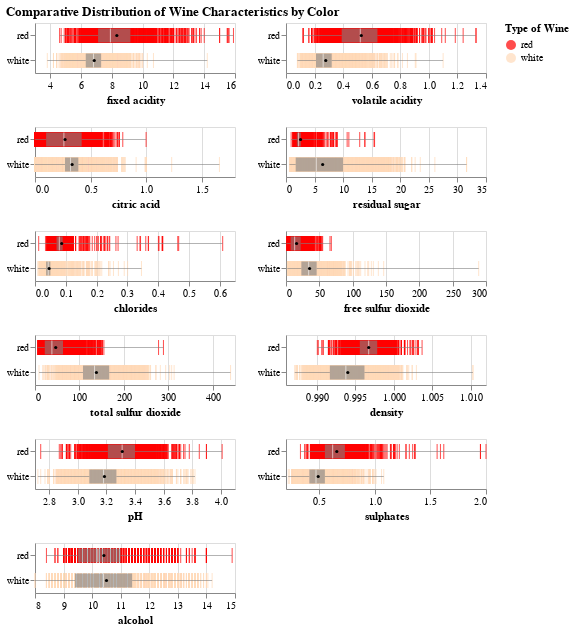

This figure's notebook cell:
### Markdown cell above
The first step of EDA is to generate some histograms to visualize the effects of all numerical variables to the type of wines. By comparing these distributions side by side, we can pinpoint which features exhibit significant variations across the two categories, thereby informing feature selection for predictive modeling. Such visual tools are invaluable as they facilitate an intuitive understanding of complex data relationships, highlight potential factors that could influence the wine's classification, and guide subsequent analytical steps in the data science workflow.

### Code cell
# Detailed Distribution Plot For two types of wine
# Used quantile and tickchart to show distribution of plots \
numeric_cols = wine_train.columns.tolist()[:-2]
alt.data_transformers.enable("vegafusion")

distribution_detail = (
    alt.Chart(wine_train).mark_tick().encode(
    alt.X(alt.repeat(), type="quantitative").scale(zero=False),
    alt.Y("color", title=""),
    alt.Color("color",legend=alt.Legend(title="Type of Wine"), 
              scale=alt.Scale(domain=['red', 'white'], 
              range=['red', 'peachpuff']))) 
+
    alt.Chart(wine_train).mark_boxplot(extent="min-max", color="grey", opacity=0.6).encode(
    alt.X(alt.repeat(), type="quantitative"),
    alt.Y("color", title=""))
+   
    alt.Chart(wine_train).mark_point(filled=True, color="black", size=10).encode(
        alt.X(alt.repeat(), aggregate='mean', type="quantitative"),
        alt.Y("color", title=""))
).properties(
    height=50, width=200
).repeat(repeat=numeric_cols, columns=2, title='Comparative Distribution of Wine Characteristics by Color')

distribution_detail
